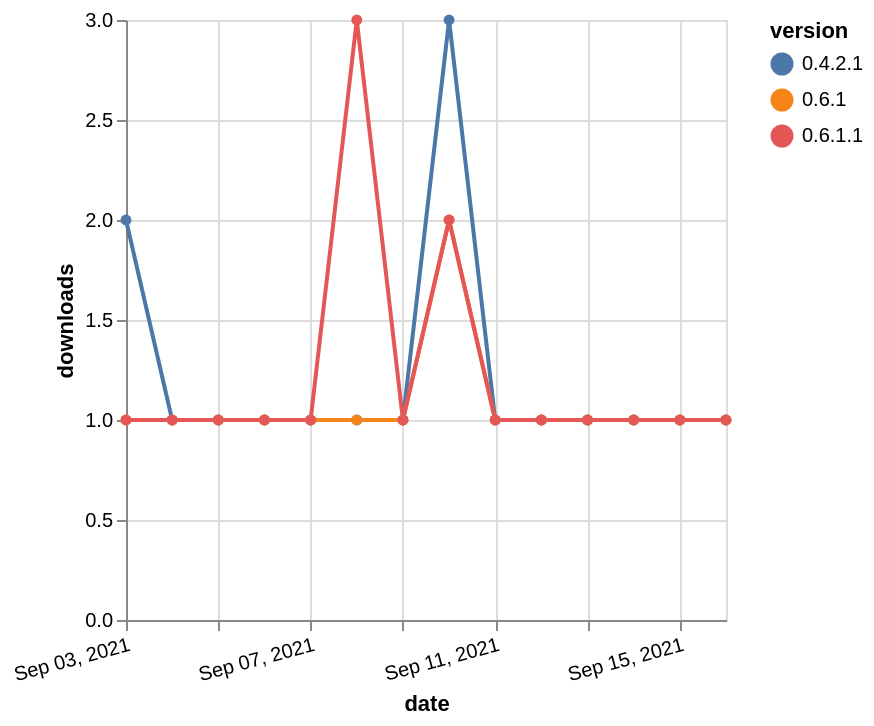

Express this chart as Vega-Lite.
### Vega-Lite specification from a JSON file in a GitHub repository (floating-point values rounded to 4 significant figures)
{"$schema": "https://vega.github.io/schema/vega-lite/v5.json", "description": "A simple bar chart with embedded data.", "data": {"values": [{"date": "2021-09-03", "total": 350, "delta": 2, "version": "0.4.2.1"}, {"date": "2021-09-04", "total": 351, "delta": 1, "version": "0.4.2.1"}, {"date": "2021-09-05", "total": 352, "delta": 1, "version": "0.4.2.1"}, {"date": "2021-09-06", "total": 353, "delta": 1, "version": "0.4.2.1"}, {"date": "2021-09-07", "total": 354, "delta": 1, "version": "0.4.2.1"}, {"date": "2021-09-08", "total": 355, "delta": 1, "version": "0.4.2.1"}, {"date": "2021-09-09", "total": 356, "delta": 1, "version": "0.4.2.1"}, {"date": "2021-09-10", "total": 359, "delta": 3, "version": "0.4.2.1"}, {"date": "2021-09-11", "total": 360, "delta": 1, "version": "0.4.2.1"}, {"date": "2021-09-12", "total": 361, "delta": 1, "version": "0.4.2.1"}, {"date": "2021-09-13", "total": 362, "delta": 1, "version": "0.4.2.1"}, {"date": "2021-09-14", "total": 363, "delta": 1, "version": "0.4.2.1"}, {"date": "2021-09-15", "total": 364, "delta": 1, "version": "0.4.2.1"}, {"date": "2021-09-16", "total": 365, "delta": 1, "version": "0.4.2.1"}, {"date": "2021-09-03", "total": 218, "delta": 1, "version": "0.6.1"}, {"date": "2021-09-04", "total": 219, "delta": 1, "version": "0.6.1"}, {"date": "2021-09-05", "total": 220, "delta": 1, "version": "0.6.1"}, {"date": "2021-09-06", "total": 221, "delta": 1, "version": "0.6.1"}, {"date": "2021-09-07", "total": 222, "delta": 1, "version": "0.6.1"}, {"date": "2021-09-08", "total": 223, "delta": 1, "version": "0.6.1"}, {"date": "2021-09-09", "total": 224, "delta": 1, "version": "0.6.1"}, {"date": "2021-09-10", "total": 226, "delta": 2, "version": "0.6.1"}, {"date": "2021-09-11", "total": 227, "delta": 1, "version": "0.6.1"}, {"date": "2021-09-12", "total": 228, "delta": 1, "version": "0.6.1"}, {"date": "2021-09-13", "total": 229, "delta": 1, "version": "0.6.1"}, {"date": "2021-09-14", "total": 230, "delta": 1, "version": "0.6.1"}, {"date": "2021-09-15", "total": 231, "delta": 1, "version": "0.6.1"}, {"date": "2021-09-16", "total": 232, "delta": 1, "version": "0.6.1"}, {"date": "2021-09-03", "total": 251, "delta": 1, "version": "0.6.1.1"}, {"date": "2021-09-04", "total": 252, "delta": 1, "version": "0.6.1.1"}, {"date": "2021-09-05", "total": 253, "delta": 1, "version": "0.6.1.1"}, {"date": "2021-09-06", "total": 254, "delta": 1, "version": "0.6.1.1"}, {"date": "2021-09-07", "total": 255, "delta": 1, "version": "0.6.1.1"}, {"date": "2021-09-08", "total": 258, "delta": 3, "version": "0.6.1.1"}, {"date": "2021-09-09", "total": 259, "delta": 1, "version": "0.6.1.1"}, {"date": "2021-09-10", "total": 261, "delta": 2, "version": "0.6.1.1"}, {"date": "2021-09-11", "total": 262, "delta": 1, "version": "0.6.1.1"}, {"date": "2021-09-12", "total": 263, "delta": 1, "version": "0.6.1.1"}, {"date": "2021-09-13", "total": 264, "delta": 1, "version": "0.6.1.1"}, {"date": "2021-09-14", "total": 265, "delta": 1, "version": "0.6.1.1"}, {"date": "2021-09-15", "total": 266, "delta": 1, "version": "0.6.1.1"}, {"date": "2021-09-16", "total": 267, "delta": 1, "version": "0.6.1.1"}]}, "width": "container", "mark": {"type": "line", "point": {"filled": true}}, "encoding": {"x": {"field": "date", "type": "temporal", "timeUnit": "yearmonthdate", "title": "date", "axis": {"labelAngle": -15}}, "y": {"field": "delta", "type": "quantitative", "title": "downloads"}, "color": {"field": "version", "type": "nominal"}, "tooltip": {"field": "delta"}}}
